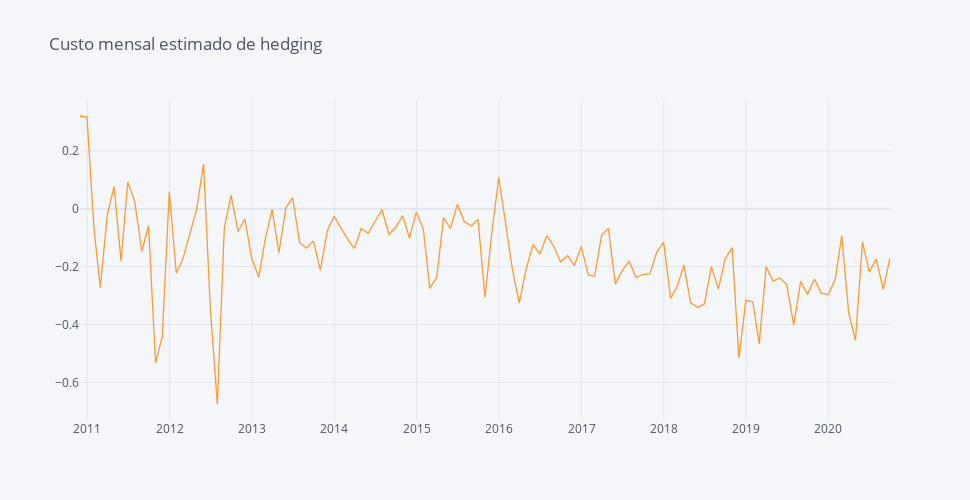

The cell this chart's notebook holds for it:
### Code cell
(ratio.resample('M').last()[['60 days MA']].pct_change().dropna() * 100).iplot(dimensions=pl.dimensions, title='Custo mensal estimado de hedging')
